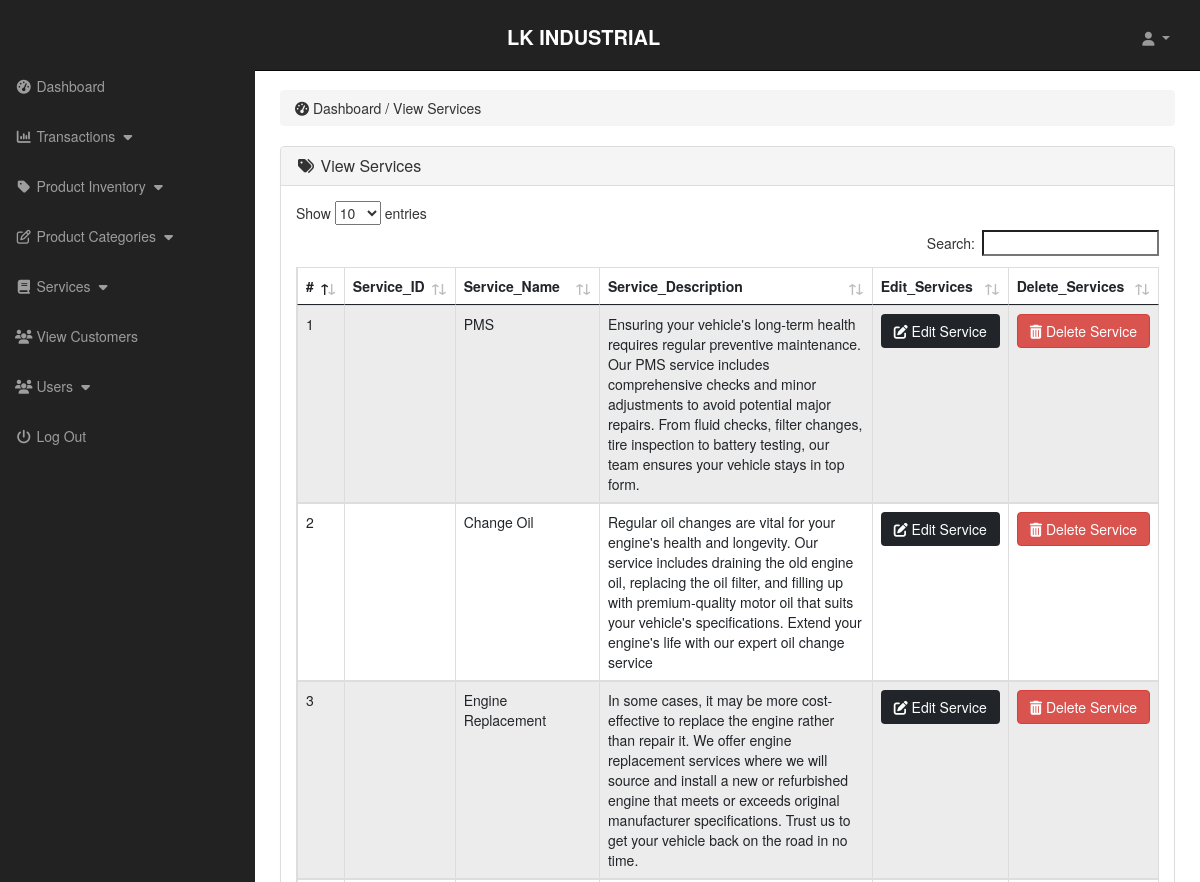
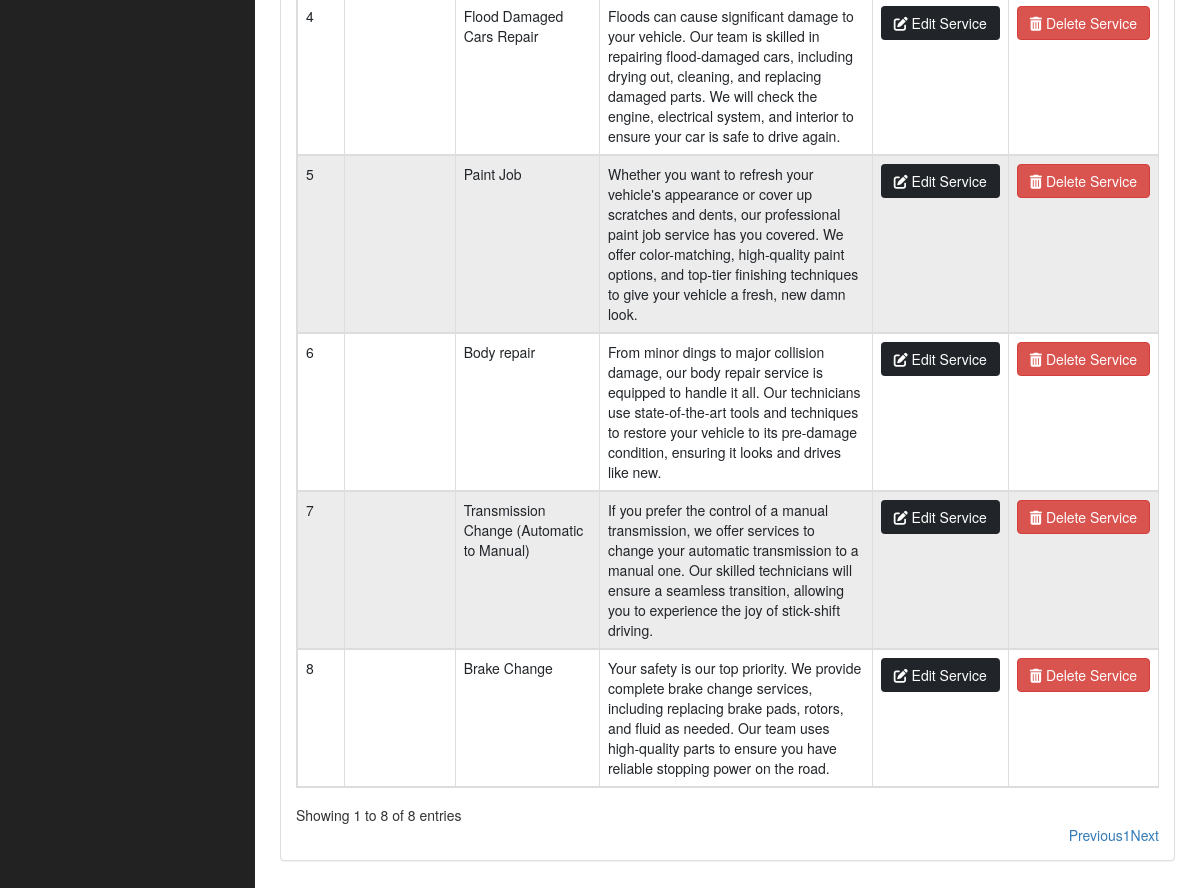
The app's page /admin-side/index.php?view_services (signed in) with its own data (2 pictures, top to bottom).
### tables this page shows
CREATE TABLE `services` (
  `serv_id` int(10) NOT NULL,
  `serv_code` varchar(255) NOT NULL,
  `serv_name` varchar(255) NOT NULL,
  `serv_desc` varchar(455) NOT NULL
);

### admin-side/services/view-services.php (the view)
<?php
    if(!isset($_SESSION['admin_email'])){
        echo "<script>window.open('login.php','_self')</script>";
    }else{
?>
<div class="row mt-5">
    <div class="col-lg-12">
        <ol class="breadcrumb">
            <li>
                <i class="fa fa-dashboard"></i> Dashboard / View Services
            </li>
        </ol>
    </div>
</div>
<div class="row">
	<div class="col-lg-12">
		<div class="panel panel-default">
			<div class="panel-heading">
				<h3 class="panel-title">
					<i class="fa fa-tags fa-fw"></i> View Services
				</h3>
			</div>
            <div class="panel-body">
                <div class="table-responsive">
                    <table id="admin_table" class="table table-hover table-striped table-bordered">
						<thead>
                            <tr>
							<th> #</th>
							<th> Service_ID</th>
                                <th> Service_Name</th>
                                <th> Service_Description</th>
								<th> Edit_Services</th>
								<th> Delete_Services</th>
                            </tr>
                        </thead>
                        <tbody>
						<?php
                                $rowNumber = 0;
                                while($services = mysqli_fetch_assoc($run_service)) {
                                    $rowNumber++;
                                    $serv_id = $services['serv_id'];
                                    echo "<tr>";
                                    echo "<td>" . $rowNumber . "</td>";
                                    echo "<td>" . $services['serv_code'] . "</td>";
                                    echo "<td>" . $services['serv_name'] . "</td>";
                                    echo "<td>" . $services['serv_desc'] . "</td>";
                                    echo "<td><a href='index.php?edit_services=" . $serv_id . "' class='btn btn-dark'><i class='fa-solid fa-pen-to-square' style='color: #fff;'></i>  Edit Service</a></td>";
                                   echo "<td>
                                    <a href='index.php?delete_services=" . $serv_id . "' onClick=\"return confirm('Are you sure you want to delete this service?')\" class='btn btn-danger'>
                                        <i class='fa-solid fa-trash-can' style='color: #fff;'></i> Delete Service
                                        </a>
                                        </td>";
echo                                    "</tr>";
                                }
                            ?>
                        </tbody>
					</table>
				</div>
			</div>
		</div>
	</div>
</div>
<?php } ?>

### admin-side/index.php (shortened to what this page needs)
<?php
    include("includes/db.php");
    if(!isset($_SESSION['admin_email'])){
        echo "<script>window.open('login.php','_self')</script>";
    }else{
      $get_service = "select * from services";
      $run_service = mysqli_query($con,$get_service);
?>
<!DOCTYPE html>
<html lang="en">
<head>
  <link rel="stylesheet" href="css/bootstrap.min.css" />
  <link rel="stylesheet" href="css/bootstrap-337.min.css">
  <link rel="stylesheet" href="font-awsome/css/font-awesome.min.css">
  <link rel="stylesheet" href="css/style2.css">
  <link
      rel="stylesheet"
      href="https://cdn.jsdelivr.net/npm/bootstrap-icons@1.4.1/font/bootstrap-icons.css"
    />
    <link rel="stylesheet" href="css/dataTables.bootstrap5.min.css" />
</head>
<body>
    <div id="wrapper">
      <?php include("includes/sidebar.php"); ?>
      <div id="page-wrapper">
        <div class="container-fluid">
          <?php
            if(isset($_GET['view_services'])) {
              include("services/view-services.php");
            }
          ?>
        </div>
      </div>
    </div>
</body>
</html>
<?php } ?>

### admin-side/Includes/sidebar.php (shortened to what this page needs)
<nav class="navbar navbar-inverse navbar-fixed-top">
    <div class="navbar-header" style="height: 60px">
        <a href="index.php?dashboard" class="navbar-brand fs-2 fw-bold text-uppercase" style="margin-top: 7px; margin-left: 50px; color: #fff" >LK Industrial</a>
    </div>
    <ul class="nav navbar-right top-nav">
        <li class="dropdown">
            <a href="#" class="dropdown-toggle" data-toggle="dropdown">
                <i class="fa fa-user"></i>
            </a>
        </li>
    </ul>
    <div class="collapse navbar-collapse navbar-ex1-collapse">
        <ul class="nav navbar-nav side-nav">
            <li>
                <a href="index.php?dashboard">
                        <i class="fa fa-fw fa-dashboard"></i> Dashboard
                </a>
            </li>
           <li>
               <a href="#" data-toggle="collapse" data-target="#transactions">
                    <i class="fa fa-fw fa-bar-chart"></i> Transactions
                    <i class="fa fa-fw fa-caret-down"></i>
                    </a>
            </li>
            <li>
                <a href="#" data-toggle="collapse" data-target="#products">
                        <i class="fa fa-fw fa-tag"></i> Product Inventory
                        <i class="fa fa-fw fa-caret-down"></i>
                </a>
            </li>
            <li>
                <a href="#" data-toggle="collapse" data-target="#p_cat">
                        <i class="fa fa-fw fa-edit"></i> Product Categories
                        <i class="fa fa-fw fa-caret-down"></i>
                </a>
            </li>
            <li>
                <a href="#" data-toggle="collapse" data-target="#cat">
                        <i class="fa fa-fw fa-book"></i> Services
                        <i class="fa fa-fw fa-caret-down"></i>
                </a>
            </li>
              <li>
            <li>
                <a href="index.php?view_customers">
                <i class="fa fa-fw fa-users"></i> View Customers
            </a>
            </li>
    </li>
    <li>
        <a href="#" data-toggle="collapse" data-target="#users">
                <i class="fa fa-fw fa-users"></i> Users
                <i class="fa fa-fw fa-caret-down"></i>
        </a>
    </li>
    <li>
        <a href="logout.php">
            <i class="fa fa-fw fa-power-off"></i> Log Out
        </a>
    </li>
        </ul>
    </div>
</nav>

### admin-side/css/style2.css (style rules this page uses)
body { margin-top: 100px; z-index: 1; }
#wrapper { padding-left: 0px; }
#page-wrapper { width: 100%; padding: 0; background-color: #fff; }
@media (min-width: 768px) { body { margin-top: 50px; } }
@media (min-width: 768px) { #wrapper { padding-left: 255px; } }
@media (min-width: 768px) { #page-wrapper { padding: 10px; } }
.top-nav>li { float: left; display: inline-block; }
.top-nav>li>a { color: #999999; line-height: 20px; padding-top: 22px; padding-bottom: 17px; margin-right: 30px; }
@media (min-width: 768px) { .side-nav { position: fixed; top: 51px; bottom: 0; width: 255px; overflow-y: auto; overflow-x: hidden; background-color: #222222; padding-bottom: 40px; border-radius: 0; } }
@media (min-width: 768px) { .side-nav>li>a { width: 255px; } }
.side-nav { top: 61px; width: 255px; }
.panel-body { border-radius: 5px; }

### records on screen
services: serv_name "PMS", serv_desc "Ensuring your vehicle's long-term health requires regular preventive maintenance. Our PMS service includes comprehensive checks and minor adjustments to avoid potential major repairs. From fluid checks, filter changes, tire inspection to battery testing, our team ensures your vehicle stays in top form."
services: serv_name "Change Oil", serv_desc "Regular oil changes are vital for your engine's health and longevity. Our service includes draining the old engine oil, replacing the oil filter, and filling up with premium-quality motor oil that suits your vehicle's specifications. Extend your engine's life with our expert oil change service"
services: serv_name "Engine Replacement", serv_desc "In some cases, it may be more cost-effective to replace the engine rather than repair it. We offer engine replacement services where we will source and install a new or refurbished engine that meets or exceeds original manufacturer specifications. Trust us to get your vehicle back on the road in no time."
services: serv_name "Flood Damaged Cars Repair", serv_desc "Floods can cause significant damage to your vehicle. Our team is skilled in repairing flood-damaged cars, including drying out, cleaning, and replacing damaged parts. We will check the engine, electrical system, and interior to ensure your car is safe to drive again."
services: serv_name "Paint Job", serv_desc "Whether you want to refresh your vehicle's appearance or cover up scratches and dents, our professional paint job service has you covered. We offer color-matching, high-quality paint options, and top-tier finishing techniques to give your vehicle a fresh, new damn look."
services: serv_name "Body repair", serv_desc "From minor dings to major collision damage, our body repair service is equipped to handle it all. Our technicians use state-of-the-art tools and techniques to restore your vehicle to its pre-damage condition, ensuring it looks and drives like new."
services: serv_name "Transmission Change (Automatic to Manual)", serv_desc "If you prefer the control of a manual transmission, we offer services to change your automatic transmission to a manual one. Our skilled technicians will ensure a seamless transition, allowing you to experience the joy of stick-shift driving."
services: serv_name "Brake Change", serv_desc "Your safety is our top priority. We provide complete brake change services, including replacing brake pads, rotors, and fluid as needed. Our team uses high-quality parts to ensure you have reliable stopping power on the road."
